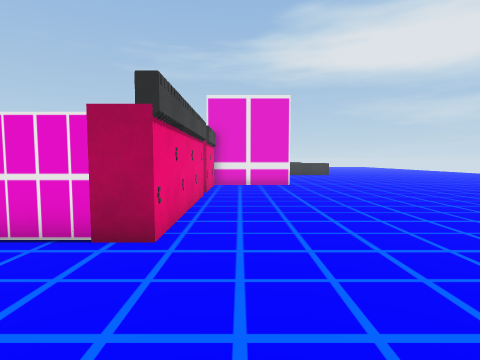
view 1 (above)

24 first-person views from a walk through a Unity game level. The camera is 1.3 m above the floor, tilts 4° down and sees 80° across. The floor is counted in squares, 1 m on a side. Each view is taken from the middle of a square. On the plan, view 1 faces up. The plan holds only what a view shows up to about 13 squares ahead; the rest is blank. The place goes on beyond the plan. Some animated figures are left out. Some surface patterns are stand-ins.

view 2
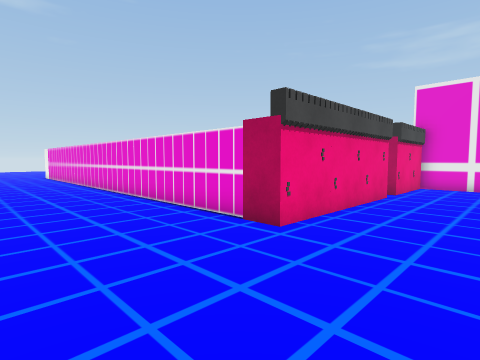

view 3
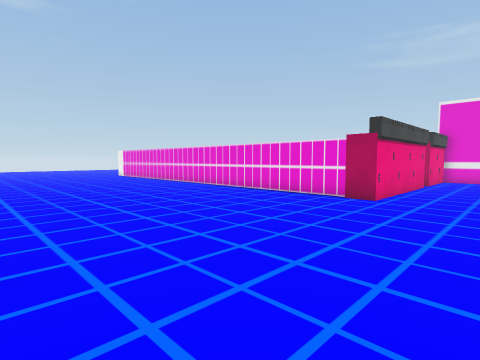

view 4
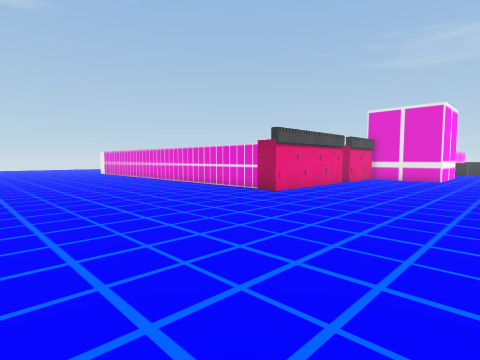

view 5
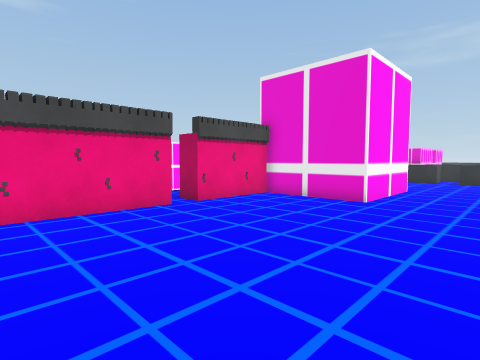

view 6
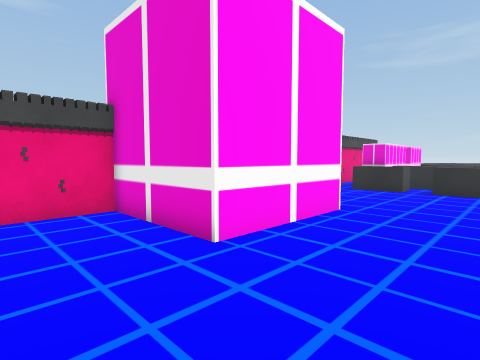

view 7
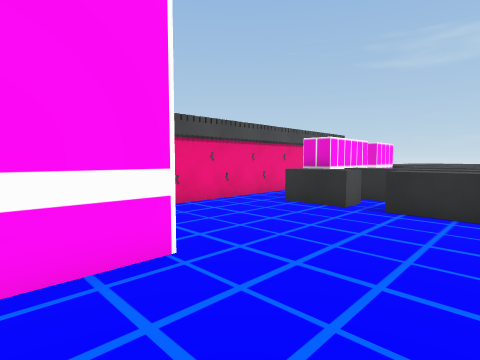

view 8
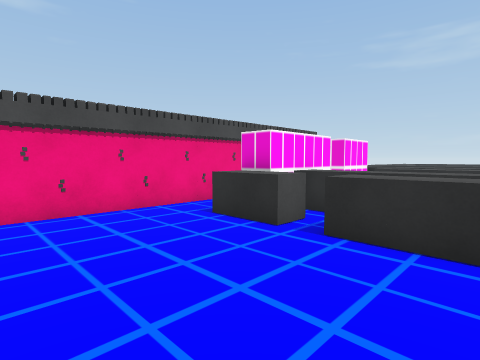

view 9
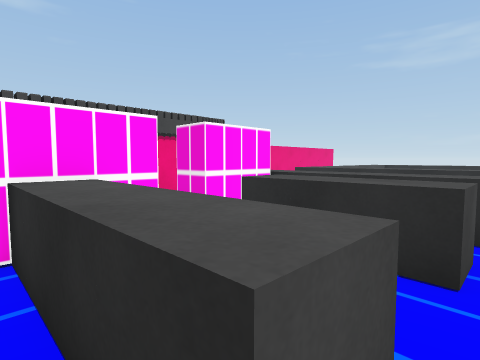

view 10
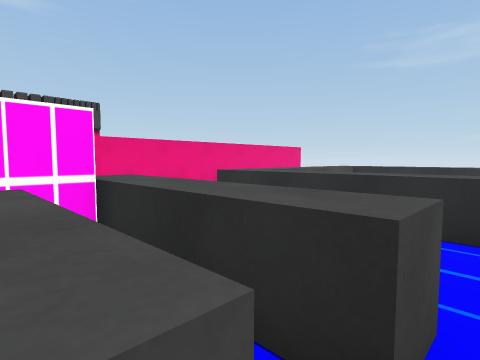

view 11
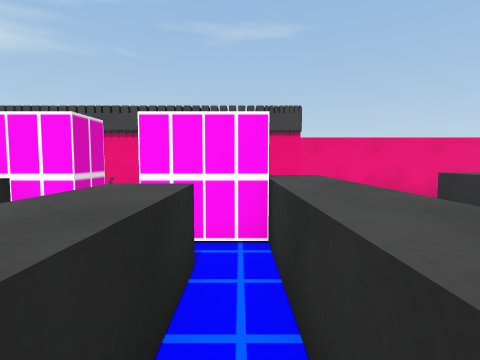

view 12
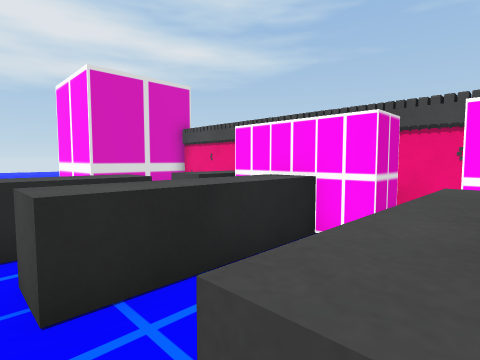

view 13
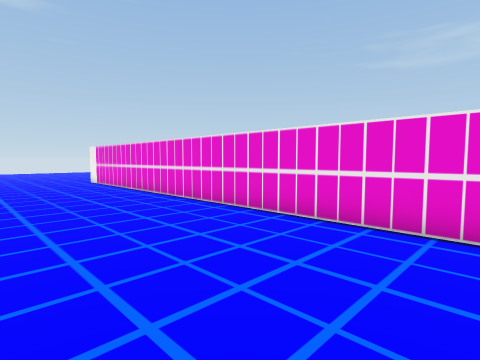

view 14
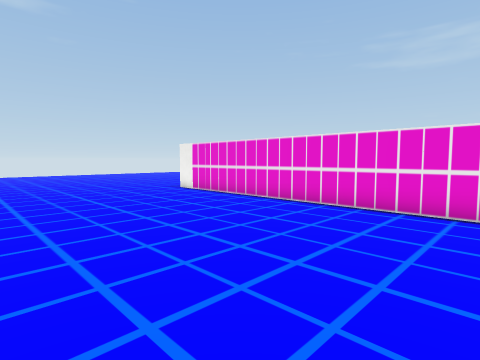

view 15
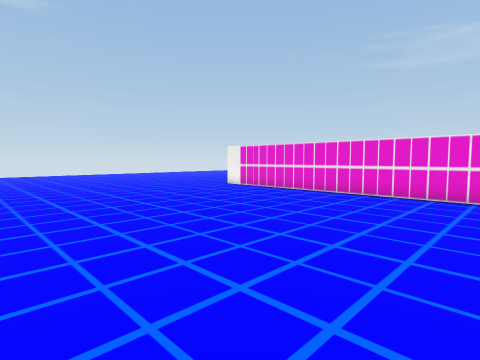

view 16
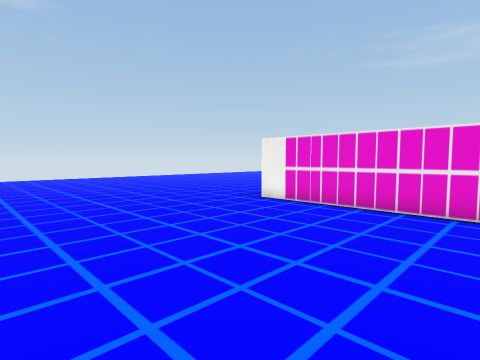

view 17
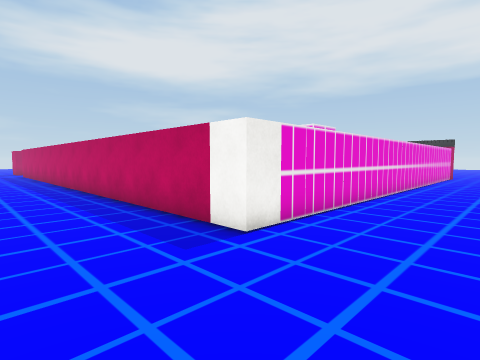

view 18
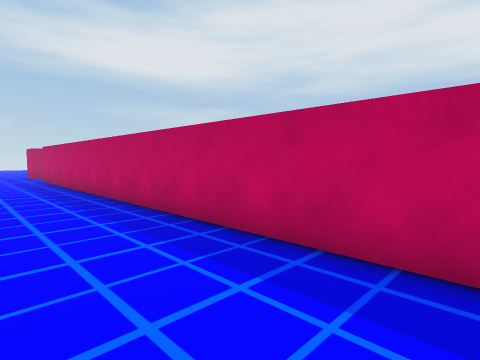

view 19
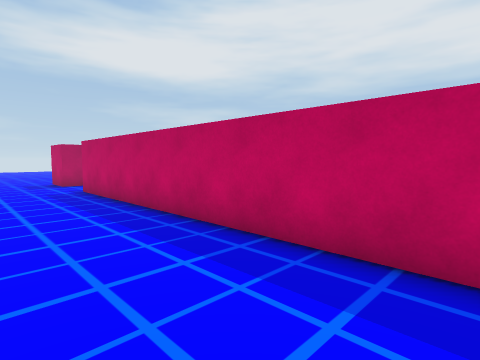

view 20
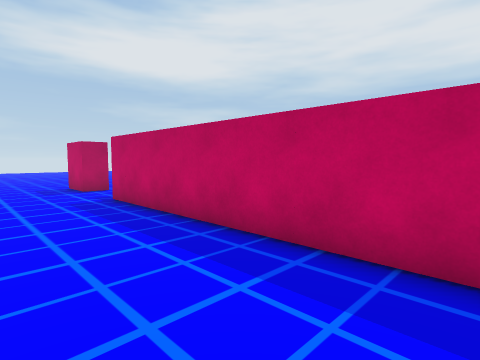

view 21
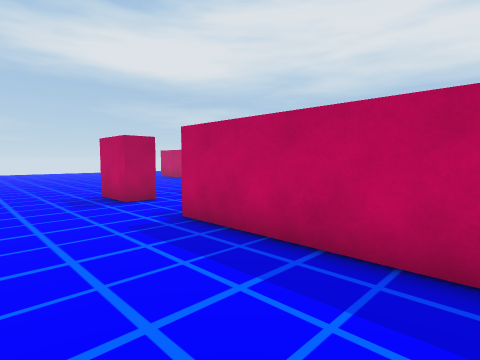

view 22
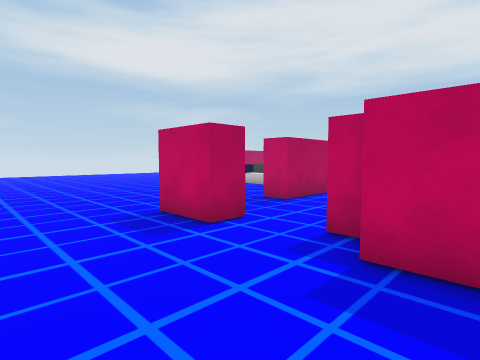

view 23
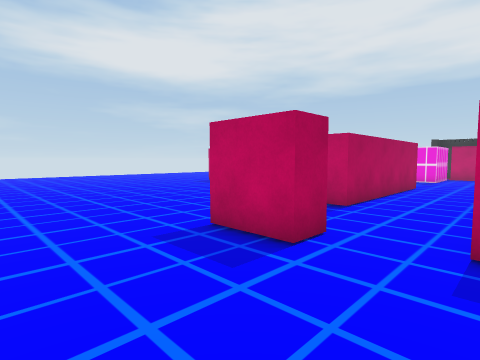

view 24
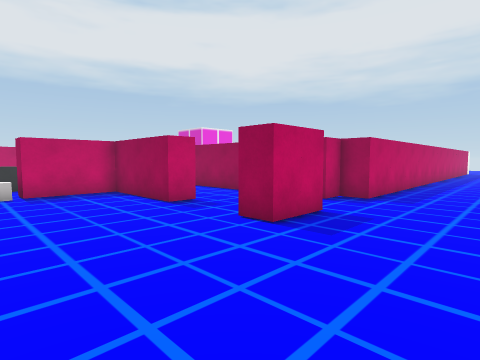

### Floor plan
Key: @ floor where view 1 was taken; # wall or solid block; . floor; ^ raised ledge; O other object.
Columns run from 25 left of view 1 to 6 right of it. Each row starts with its distance up from view 1.
 37 ........    O        #   ^
 36  ...........O  ^     #   ^^^^^^^
 35 ............#  ^     #        ..
 34 ............#        #        ..
 33 ............#        #        ..
 32 ....#...#######         # ^^^^^.
 31 ....#...........        # #.....
 30 ................        # #.^^^.
 29 ..............          #   ....
 28 .....#   ##             # #  ...
 27 ....##                  # #^^^^.
 26 ....#                   # #.....
 25 ....#                   #.^^.^^^
 24 ....#                   #.......
 23 ....#                   #.......
 22 ....#                   #.......
 21 ....#                   #.......
 20 ....#                   #.......
 19 ....#                   ####....
 18 ....#                      #....
 17 ....#                      #....
 16  ...#                      #....
 15 ....#                   ####....
 14 ....#                   #.......
 13 ....#               #   #.......
 12 ....#               #..##.......
 11 ....#                  .........
 10 ....#                   #.......
  9  ...#                   #.......
  8 ....#                   #.......
  7 ....#                   #.......
  6 ....#                   #.......
  5 ....#####################......
  4 ...............................
  3 ...............................
  2 ...............................
  1 ................................
  0 .........................@......
 -1 ................................
 -2 ................................
 -3 ................................
 -4 ...............................
 -5 ...............      ......... .
 -6          ..... .

Positions as (right, up) in squares from view 1, and headings:
1: (0, 0), facing up
2: (2, 0), facing up-left
3: (2, -5), facing up-left
4: (6, -5), facing up-left
5: (6, 6), facing up-left
6: (6, 12), facing up-left
7: (6, 17), facing up-left
8: (6, 20), facing up-left
9: (6, 26), facing up-left
10: (6, 30), facing up-left
11: (6, 31), facing left
12: (6, 30), facing down-left
13: (-4, -1), facing up-left
14: (-10, -3), facing up-left
15: (-10, -6), facing up-left
16: (-15, -3), facing up-left
17: (-25, 1), facing up-right
18: (-25, 8), facing up-right
19: (-25, 15), facing up-right
20: (-25, 18), facing up-right
21: (-25, 22), facing up-right
22: (-25, 26), facing up-right
23: (-25, 28), facing up-right
24: (-25, 37), facing down-right
